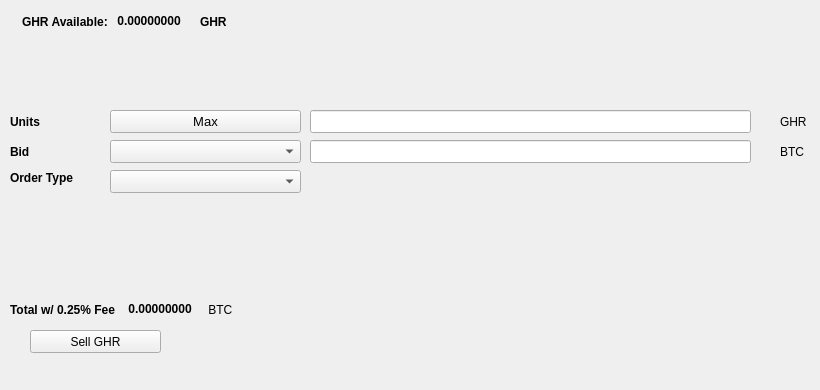
   <widget class="QWidget" name="SellTab">
    <attribute name="title">
     <string>Sell</string>
    </attribute>
    <widget class="QLabel" name="label_16">
     <property name="geometry">
      <rect>
       <x>780</x>
       <y>140</y>
       <width>31</width>
       <height>23</height>
      </rect>
     </property>
     <property name="text">
      <string>BTC</string>
     </property>
    </widget>
    <widget class="QComboBox" name="SellBidcomboBox">
     <property name="geometry">
      <rect>
       <x>110</x>
       <y>140</y>
       <width>191</width>
       <height>23</height>
      </rect>
     </property>
     <property name="font">
      <font>
       <pointsize>10</pointsize>
      </font>
     </property>
    </widget>
    <widget class="QLabel" name="label_18">
     <property name="geometry">
      <rect>
       <x>10</x>
       <y>110</y>
       <width>46</width>
       <height>23</height>
      </rect>
     </property>
     <property name="font">
      <font>
       <weight>75</weight>
       <bold>true</bold>
      </font>
     </property>
     <property name="text">
      <string>Units</string>
     </property>
    </widget>
    <widget class="QPushButton" name="Sell_Max_Amount">
     <property name="geometry">
      <rect>
       <x>110</x>
       <y>110</y>
       <width>191</width>
       <height>23</height>
      </rect>
     </property>
     <property name="font">
      <font>
       <pointsize>10</pointsize>
      </font>
     </property>
     <property name="text">
      <string>Max</string>
     </property>
    </widget>
    <widget class="QLabel" name="label_20">
     <property name="geometry">
      <rect>
       <x>10</x>
       <y>170</y>
       <width>91</width>
       <height>16</height>
      </rect>
     </property>
     <property name="font">
      <font>
       <weight>75</weight>
       <bold>true</bold>
      </font>
     </property>
     <property name="text">
      <string>Order Type</string>
     </property>
    </widget>
    <widget class="QComboBox" name="SellOrdertypeCombo">
     <property name="geometry">
      <rect>
       <x>110</x>
       <y>170</y>
       <width>191</width>
       <height>23</height>
      </rect>
     </property>
     <property name="font">
      <font>
       <pointsize>10</pointsize>
      </font>
     </property>
    </widget>
    <widget class="QLabel" name="label_21">
     <property name="geometry">
      <rect>
       <x>10</x>
       <y>140</y>
       <width>46</width>
       <height>23</height>
      </rect>
     </property>
     <property name="font">
      <font>
       <weight>75</weight>
       <bold>true</bold>
      </font>
     </property>
     <property name="text">
      <string>Bid</string>
     </property>
    </widget>
    <widget class="QLabel" name="label_22">
     <property name="geometry">
      <rect>
       <x>780</x>
       <y>110</y>
       <width>31</width>
       <height>23</height>
      </rect>
     </property>
     <property name="text">
      <string>GHR</string>
     </property>
    </widget>
    <widget class="QLineEdit" name="UnitsInputGHR">
     <property name="geometry">
      <rect>
       <x>310</x>
       <y>110</y>
       <width>441</width>
       <height>23</height>
      </rect>
     </property>
     <property name="font">
      <font>
       <pointsize>9</pointsize>
       <weight>75</weight>
       <bold>true</bold>
      </font>
     </property>
    </widget>
    <widget class="QLineEdit" name="SellBidPriceEdit">
     <property name="geometry">
      <rect>
       <x>310</x>
       <y>140</y>
       <width>441</width>
       <height>23</height>
      </rect>
     </property>
     <property name="font">
      <font>
       <pointsize>9</pointsize>
       <weight>75</weight>
       <bold>true</bold>
      </font>
     </property>
    </widget>
    <widget class="QPushButton" name="SellGHRBTN">
     <property name="geometry">
      <rect>
       <x>30</x>
       <y>330</y>
       <width>131</width>
       <height>23</height>
      </rect>
     </property>
     <property name="text">
      <string>Sell GHR</string>
     </property>
     <property name="icon">
      <iconset resource="../ghrcoin">
       <normaloff>:/icons/bitcoin</normaloff>:/icons/bitcoin</iconset>
     </property>
    </widget>
    <widget class="QWidget" name="layoutWidget3">
     <property name="geometry">
      <rect>
       <x>22</x>
       <y>12</y>
       <width>258</width>
       <height>19</height>
      </rect>
     </property>
     <layout class="QHBoxLayout" name="horizontalLayout">
      <item>
       <widget class="QLabel" name="label232_2">
        <property name="font">
         <font>
          <weight>75</weight>
          <bold>true</bold>
         </font>
        </property>
        <property name="text">
         <string>GHR Available:</string>
        </property>
       </widget>
      </item>
      <item>
       <widget class="QLabel" name="GHRAvailableLabel">
        <property name="palette">
         <palette>
          <active>
           <colorrole role="WindowText">
            <brush brushstyle="SolidPattern">
             <color alpha="255">
              <red>0</red>
              <green>0</green>
              <blue>0</blue>
             </color>
            </brush>
           </colorrole>
           <colorrole role="Button">
            <brush brushstyle="SolidPattern">
             <color alpha="255">
              <red>0</red>
              <green>170</green>
              <blue>0</blue>
             </color>
            </brush>
           </colorrole>
           <colorrole role="Light">
            <brush brushstyle="SolidPattern">
             <color alpha="255">
              <red>0</red>
              <green>255</green>
              <blue>0</blue>
             </color>
            </brush>
           </colorrole>
           <colorrole role="Midlight">
            <brush brushstyle="SolidPattern">
             <color alpha="255">
              <red>0</red>
              <green>212</green>
              <blue>0</blue>
             </color>
            </brush>
           </colorrole>
           <colorrole role="Dark">
            <brush brushstyle="SolidPattern">
             <color alpha="255">
              <red>0</red>
              <green>85</green>
              <blue>0</blue>
             </color>
            </brush>
           </colorrole>
           <colorrole role="Mid">
            <brush brushstyle="SolidPattern">
             <color alpha="255">
              <red>0</red>
              <green>113</green>
              <blue>0</blue>
             </color>
            </brush>
           </colorrole>
           <colorrole role="Text">
            <brush brushstyle="SolidPattern">
             <color alpha="255">
              <red>0</red>
              <green>170</green>
              <blue>0</blue>
             </color>
            </brush>
           </colorrole>
           <colorrole role="BrightText">
            <brush brushstyle="SolidPattern">
             <color alpha="255">
              <red>255</red>
              <green>255</green>
              <blue>255</blue>
             </color>
            </brush>
           </colorrole>
           <colorrole role="ButtonText">
            <brush brushstyle="SolidPattern">
             <color alpha="255">
              <red>0</red>
              <green>0</green>
              <blue>0</blue>
             </color>
            </brush>
           </colorrole>
           <colorrole role="Base">
            <brush brushstyle="SolidPattern">
             <color alpha="255">
              <red>255</red>
              <green>255</green>
              <blue>255</blue>
             </color>
            </brush>
           </colorrole>
           <colorrole role="Window">
            <brush brushstyle="SolidPattern">
             <color alpha="255">
              <red>0</red>
              <green>170</green>
              <blue>0</blue>
             </color>
            </brush>
           </colorrole>
           <colorrole role="Shadow">
            <brush brushstyle="SolidPattern">
             <color alpha="255">
              <red>0</red>
              <green>0</green>
              <blue>0</blue>
             </color>
            </brush>
           </colorrole>
           <colorrole role="AlternateBase">
            <brush brushstyle="SolidPattern">
             <color alpha="255">
              <red>127</red>
              <green>212</green>
              <blue>127</blue>
             </color>
            </brush>
           </colorrole>
           <colorrole role="ToolTipBase">
            <brush brushstyle="SolidPattern">
             <color alpha="255">
              <red>255</red>
              <green>255</green>
              <blue>220</blue>
             </color>
            </brush>
           </colorrole>
           <colorrole role="ToolTipText">
            <brush brushstyle="SolidPattern">
             <color alpha="255">
              <red>0</red>
              <green>0</green>
              <blue>0</blue>
             </color>
            </brush>
           </colorrole>
          </active>
          <inactive>
           <colorrole role="WindowText">
            <brush brushstyle="SolidPattern">
             <color alpha="255">
              <red>0</red>
              <green>0</green>
              <blue>0</blue>
             </color>
            </brush>
           </colorrole>
           <colorrole role="Button">
            <brush brushstyle="SolidPattern">
             <color alpha="255">
              <red>0</red>
              <green>170</green>
              <blue>0</blue>
             </color>
            </brush>
           </colorrole>
           <colorrole role="Light">
            <brush brushstyle="SolidPattern">
             <color alpha="255">
              <red>0</red>
              <green>255</green>
              <blue>0</blue>
             </color>
            </brush>
           </colorrole>
           <colorrole role="Midlight">
            <brush brushstyle="SolidPattern">
             <color alpha="255">
              <red>0</red>
              <green>212</green>
              <blue>0</blue>
             </color>
            </brush>
           </colorrole>
           <colorrole role="Dark">
            <brush brushstyle="SolidPattern">
             <color alpha="255">
              <red>0</red>
              <green>85</green>
              <blue>0</blue>
             </color>
            </brush>
           </colorrole>
           <colorrole role="Mid">
            <brush brushstyle="SolidPattern">
             <color alpha="255">
              <red>0</red>
              <green>113</green>
              <blue>0</blue>
             </color>
            </brush>
           </colorrole>
           <colorrole role="Text">
            <brush brushstyle="SolidPattern">
             <color alpha="255">
              <red>0</red>
              <green>170</green>
              <blue>0</blue>
             </color>
            </brush>
           </colorrole>
           <colorrole role="BrightText">
            <brush brushstyle="SolidPattern">
             <color alpha="255">
              <red>255</red>
              <green>255</green>
              <blue>255</blue>
             </color>
            </brush>
           </colorrole>
           <colorrole role="ButtonText">
            <brush brushstyle="SolidPattern">
             <color alpha="255">
              <red>0</red>
              <green>0</green>
              <blue>0</blue>
             </color>
            </brush>
           </colorrole>
           <colorrole role="Base">
            <brush brushstyle="SolidPattern">
             <color alpha="255">
              <red>255</red>
              <green>255</green>
              <blue>255</blue>
             </color>
            </brush>
           </colorrole>
           <colorrole role="Window">
            <brush brushstyle="SolidPattern">
             <color alpha="255">
              <red>0</red>
              <green>170</green>
              <blue>0</blue>
             </color>
            </brush>
           </colorrole>
           <colorrole role="Shadow">
            <brush brushstyle="SolidPattern">
             <color alpha="255">
              <red>0</red>
              <green>0</green>
              <blue>0</blue>
             </color>
            </brush>
           </colorrole>
           <colorrole role="AlternateBase">
            <brush brushstyle="SolidPattern">
             <color alpha="255">
              <red>127</red>
              <green>212</green>
              <blue>127</blue>
             </color>
            </brush>
           </colorrole>
           <colorrole role="ToolTipBase">
            <brush brushstyle="SolidPattern">
             <color alpha="255">
              <red>255</red>
              <green>255</green>
              <blue>220</blue>
             </color>
            </brush>
           </colorrole>
           <colorrole role="ToolTipText">
            <brush brushstyle="SolidPattern">
             <color alpha="255">
              <red>0</red>
              <green>0</green>
              <blue>0</blue>
             </color>
            </brush>
           </colorrole>
          </inactive>
          <disabled>
           <colorrole role="WindowText">
            <brush brushstyle="SolidPattern">
             <color alpha="255">
              <red>0</red>
              <green>85</green>
              <blue>0</blue>
             </color>
            </brush>
           </colorrole>
           <colorrole role="Button">
            <brush brushstyle="SolidPattern">
             <color alpha="255">
              <red>0</red>
              <green>170</green>
              <blue>0</blue>
             </color>
            </brush>
           </colorrole>
           <colorrole role="Light">
            <brush brushstyle="SolidPattern">
             <color alpha="255">
              <red>0</red>
              <green>255</green>
              <blue>0</blue>
             </color>
            </brush>
           </colorrole>
           <colorrole role="Midlight">
            <brush brushstyle="SolidPattern">
             <color alpha="255">
              <red>0</red>
              <green>212</green>
              <blue>0</blue>
             </color>
            </brush>
           </colorrole>
           <colorrole role="Dark">
            <brush brushstyle="SolidPattern">
             <color alpha="255">
              <red>0</red>
              <green>85</green>
              <blue>0</blue>
             </color>
            </brush>
           </colorrole>
           <colorrole role="Mid">
            <brush brushstyle="SolidPattern">
             <color alpha="255">
              <red>0</red>
              <green>113</green>
              <blue>0</blue>
             </color>
            </brush>
           </colorrole>
           <colorrole role="Text">
            <brush brushstyle="SolidPattern">
             <color alpha="255">
              <red>0</red>
              <green>85</green>
              <blue>0</blue>
             </color>
            </brush>
           </colorrole>
           <colorrole role="BrightText">
            <brush brushstyle="SolidPattern">
             <color alpha="255">
              <red>255</red>
              <green>255</green>
              <blue>255</blue>
             </color>
            </brush>
           </colorrole>
           <colorrole role="ButtonText">
            <brush brushstyle="SolidPattern">
             <color alpha="255">
              <red>0</red>
              <green>85</green>
              <blue>0</blue>
             </color>
            </brush>
           </colorrole>
           <colorrole role="Base">
            <brush brushstyle="SolidPattern">
             <color alpha="255">
              <red>0</red>
              <green>170</green>
              <blue>0</blue>
             </color>
            </brush>
           </colorrole>
           <colorrole role="Window">
            <brush brushstyle="SolidPattern">
             <color alpha="255">
              <red>0</red>
              <green>170</green>
              <blue>0</blue>
             </color>
            </brush>
           </colorrole>
           <colorrole role="Shadow">
            <brush brushstyle="SolidPattern">
             <color alpha="255">
              <red>0</red>
              <green>0</green>
              <blue>0</blue>
             </color>
            </brush>
           </colorrole>
           <colorrole role="AlternateBase">
            <brush brushstyle="SolidPattern">
             <color alpha="255">
              <red>0</red>
              <green>170</green>
              <blue>0</blue>
             </color>
            </brush>
           </colorrole>
           <colorrole role="ToolTipBase">
            <brush brushstyle="SolidPattern">
             <color alpha="255">
              <red>255</red>
              <green>255</green>
              <blue>220</blue>
             </color>
            </brush>
           </colorrole>
           <colorrole role="ToolTipText">
            <brush brushstyle="SolidPattern">
             <color alpha="255">
              <red>0</red>
              <green>0</green>
              <blue>0</blue>
             </color>
            </brush>
           </colorrole>
          </disabled>
         </palette>
        </property>
        <property name="font">
         <font>
          <weight>75</weight>
          <bold>true</bold>
         </font>
        </property>
        <property name="text">
         <string> 0.00000000 </string>
        </property>
        <property name="textInteractionFlags">
         <set>Qt::LinksAccessibleByMouse|Qt::TextSelectableByKeyboard|Qt::TextSelectableByMouse</set>
        </property>
       </widget>
      </item>
      <item>
       <widget class="QLabel" name="labelGHR">
        <property name="font">
         <font>
          <weight>75</weight>
          <bold>true</bold>
         </font>
        </property>
        <property name="text">
         <string>GHR</string>
        </property>
       </widget>
      </item>
     </layout>
    </widget>
    <widget class="QWidget" name="layoutWidget">
     <property name="geometry">
      <rect>
       <x>10</x>
       <y>300</y>
       <width>268</width>
       <height>19</height>
      </rect>
     </property>
     <layout class="QHBoxLayout" name="horizontalLayout_2">
      <item>
       <widget class="QLabel" name="label_19">
        <property name="font">
         <font>
          <weight>75</weight>
          <bold>true</bold>
         </font>
        </property>
        <property name="text">
         <string>Total w/ 0.25% Fee </string>
        </property>
       </widget>
      </item>
      <item>
       <widget class="QLabel" name="SellCostLabel">
        <property name="palette">
         <palette>
          <active>
           <colorrole role="WindowText">
            <brush brushstyle="SolidPattern">
             <color alpha="255">
              <red>0</red>
              <green>0</green>
              <blue>0</blue>
             </color>
            </brush>
           </colorrole>
           <colorrole role="Button">
            <brush brushstyle="SolidPattern">
             <color alpha="255">
              <red>0</red>
              <green>170</green>
              <blue>0</blue>
             </color>
            </brush>
           </colorrole>
           <colorrole role="Light">
            <brush brushstyle="SolidPattern">
             <color alpha="255">
              <red>0</red>
              <green>255</green>
              <blue>0</blue>
             </color>
            </brush>
           </colorrole>
           <colorrole role="Midlight">
            <brush brushstyle="SolidPattern">
             <color alpha="255">
              <red>0</red>
              <green>212</green>
              <blue>0</blue>
             </color>
            </brush>
           </colorrole>
           <colorrole role="Dark">
            <brush brushstyle="SolidPattern">
             <color alpha="255">
              <red>0</red>
              <green>85</green>
              <blue>0</blue>
             </color>
            </brush>
           </colorrole>
           <colorrole role="Mid">
            <brush brushstyle="SolidPattern">
             <color alpha="255">
              <red>0</red>
              <green>113</green>
              <blue>0</blue>
             </color>
            </brush>
           </colorrole>
           <colorrole role="Text">
            <brush brushstyle="SolidPattern">
             <color alpha="255">
              <red>0</red>
              <green>170</green>
              <blue>0</blue>
             </color>
            </brush>
           </colorrole>
           <colorrole role="BrightText">
            <brush brushstyle="SolidPattern">
             <color alpha="255">
              <red>255</red>
              <green>255</green>
              <blue>255</blue>
             </color>
            </brush>
           </colorrole>
           <colorrole role="ButtonText">
            <brush brushstyle="SolidPattern">
             <color alpha="255">
              <red>0</red>
              <green>0</green>
              <blue>0</blue>
             </color>
            </brush>
           </colorrole>
           <colorrole role="Base">
            <brush brushstyle="SolidPattern">
             <color alpha="255">
              <red>255</red>
              <green>255</green>
              <blue>255</blue>
             </color>
            </brush>
           </colorrole>
           <colorrole role="Window">
            <brush brushstyle="SolidPattern">
             <color alpha="255">
              <red>0</red>
              <green>170</green>
              <blue>0</blue>
             </color>
            </brush>
           </colorrole>
           <colorrole role="Shadow">
            <brush brushstyle="SolidPattern">
             <color alpha="255">
              <red>0</red>
              <green>0</green>
              <blue>0</blue>
             </color>
            </brush>
           </colorrole>
           <colorrole role="AlternateBase">
            <brush brushstyle="SolidPattern">
             <color alpha="255">
              <red>127</red>
              <green>212</green>
              <blue>127</blue>
             </color>
            </brush>
           </colorrole>
           <colorrole role="ToolTipBase">
            <brush brushstyle="SolidPattern">
             <color alpha="255">
              <red>255</red>
              <green>255</green>
              <blue>220</blue>
             </color>
            </brush>
           </colorrole>
           <colorrole role="ToolTipText">
            <brush brushstyle="SolidPattern">
             <color alpha="255">
              <red>0</red>
              <green>0</green>
              <blue>0</blue>
             </color>
            </brush>
           </colorrole>
          </active>
          <inactive>
           <colorrole role="WindowText">
            <brush brushstyle="SolidPattern">
             <color alpha="255">
              <red>0</red>
              <green>0</green>
              <blue>0</blue>
             </color>
            </brush>
           </colorrole>
           <colorrole role="Button">
            <brush brushstyle="SolidPattern">
             <color alpha="255">
              <red>0</red>
              <green>170</green>
              <blue>0</blue>
             </color>
            </brush>
           </colorrole>
           <colorrole role="Light">
            <brush brushstyle="SolidPattern">
             <color alpha="255">
              <red>0</red>
              <green>255</green>
              <blue>0</blue>
             </color>
            </brush>
           </colorrole>
           <colorrole role="Midlight">
            <brush brushstyle="SolidPattern">
             <color alpha="255">
              <red>0</red>
              <green>212</green>
              <blue>0</blue>
             </color>
            </brush>
           </colorrole>
           <colorrole role="Dark">
            <brush brushstyle="SolidPattern">
             <color alpha="255">
              <red>0</red>
              <green>85</green>
              <blue>0</blue>
             </color>
            </brush>
           </colorrole>
           <colorrole role="Mid">
            <brush brushstyle="SolidPattern">
             <color alpha="255">
              <red>0</red>
              <green>113</green>
              <blue>0</blue>
             </color>
            </brush>
           </colorrole>
           <colorrole role="Text">
            <brush brushstyle="SolidPattern">
             <color alpha="255">
              <red>0</red>
              <green>170</green>
              <blue>0</blue>
             </color>
            </brush>
           </colorrole>
           <colorrole role="BrightText">
            <brush brushstyle="SolidPattern">
             <color alpha="255">
              <red>255</red>
              <green>255</green>
              <blue>255</blue>
             </color>
            </brush>
           </colorrole>
           <colorrole role="ButtonText">
            <brush brushstyle="SolidPattern">
             <color alpha="255">
              <red>0</red>
              <green>0</green>
              <blue>0</blue>
             </color>
            </brush>
           </colorrole>
           <colorrole role="Base">
            <brush brushstyle="SolidPattern">
             <color alpha="255">
              <red>255</red>
              <green>255</green>
              <blue>255</blue>
             </color>
            </brush>
           </colorrole>
           <colorrole role="Window">
            <brush brushstyle="SolidPattern">
             <color alpha="255">
              <red>0</red>
              <green>170</green>
              <blue>0</blue>
             </color>
            </brush>
           </colorrole>
           <colorrole role="Shadow">
            <brush brushstyle="SolidPattern">
             <color alpha="255">
              <red>0</red>
              <green>0</green>
              <blue>0</blue>
             </color>
            </brush>
           </colorrole>
           <colorrole role="AlternateBase">
            <brush brushstyle="SolidPattern">
             <color alpha="255">
              <red>127</red>
              <green>212</green>
              <blue>127</blue>
             </color>
            </brush>
           </colorrole>
           <colorrole role="ToolTipBase">
            <brush brushstyle="SolidPattern">
             <color alpha="255">
              <red>255</red>
              <green>255</green>
              <blue>220</blue>
             </color>
            </brush>
           </colorrole>
           <colorrole role="ToolTipText">
            <brush brushstyle="SolidPattern">
             <color alpha="255">
              <red>0</red>
              <green>0</green>
              <blue>0</blue>
             </color>
            </brush>
           </colorrole>
          </inactive>
          <disabled>
           <colorrole role="WindowText">
            <brush brushstyle="SolidPattern">
             <color alpha="255">
              <red>0</red>
              <green>85</green>
              <blue>0</blue>
             </color>
            </brush>
           </colorrole>
           <colorrole role="Button">
            <brush brushstyle="SolidPattern">
             <color alpha="255">
              <red>0</red>
              <green>170</green>
              <blue>0</blue>
             </color>
            </brush>
           </colorrole>
           <colorrole role="Light">
            <brush brushstyle="SolidPattern">
             <color alpha="255">
              <red>0</red>
              <green>255</green>
              <blue>0</blue>
             </color>
            </brush>
           </colorrole>
           <colorrole role="Midlight">
            <brush brushstyle="SolidPattern">
             <color alpha="255">
              <red>0</red>
              <green>212</green>
              <blue>0</blue>
             </color>
            </brush>
           </colorrole>
           <colorrole role="Dark">
            <brush brushstyle="SolidPattern">
             <color alpha="255">
              <red>0</red>
              <green>85</green>
              <blue>0</blue>
             </color>
            </brush>
           </colorrole>
           <colorrole role="Mid">
            <brush brushstyle="SolidPattern">
             <color alpha="255">
              <red>0</red>
              <green>113</green>
              <blue>0</blue>
             </color>
            </brush>
           </colorrole>
           <colorrole role="Text">
            <brush brushstyle="SolidPattern">
             <color alpha="255">
              <red>0</red>
              <green>85</green>
              <blue>0</blue>
             </color>
            </brush>
           </colorrole>
           <colorrole role="BrightText">
            <brush brushstyle="SolidPattern">
             <color alpha="255">
              <red>255</red>
              <green>255</green>
              <blue>255</blue>
             </color>
            </brush>
           </colorrole>
           <colorrole role="ButtonText">
            <brush brushstyle="SolidPattern">
             <color alpha="255">
              <red>0</red>
              <green>85</green>
              <blue>0</blue>
             </color>
            </brush>
           </colorrole>
           <colorrole role="Base">
            <brush brushstyle="SolidPattern">
             <color alpha="255">
              <red>0</red>
              <green>170</green>
              <blue>0</blue>
             </color>
            </brush>
           </colorrole>
           <colorrole role="Window">
            <brush brushstyle="SolidPattern">
             <color alpha="255">
              <red>0</red>
              <green>170</green>
              <blue>0</blue>
             </color>
            </brush>
           </colorrole>
           <colorrole role="Shadow">
            <brush brushstyle="SolidPattern">
             <color alpha="255">
              <red>0</red>
              <green>0</green>
              <blue>0</blue>
             </color>
            </brush>
           </colorrole>
           <colorrole role="AlternateBase">
            <brush brushstyle="SolidPattern">
             <color alpha="255">
              <red>0</red>
              <green>170</green>
              <blue>0</blue>
             </color>
            </brush>
           </colorrole>
           <colorrole role="ToolTipBase">
            <brush brushstyle="SolidPattern">
             <color alpha="255">
              <red>255</red>
              <green>255</green>
              <blue>220</blue>
             </color>
            </brush>
           </colorrole>
           <colorrole role="ToolTipText">
            <brush brushstyle="SolidPattern">
             <color alpha="255">
              <red>0</red>
              <green>0</green>
              <blue>0</blue>
             </color>
            </brush>
           </colorrole>
          </disabled>
         </palette>
        </property>
        <property name="font">
         <font>
          <weight>75</weight>
          <bold>true</bold>
         </font>
        </property>
        <property name="autoFillBackground">
         <bool>false</bool>
        </property>
        <property name="text">
         <string> 0.00000000</string>
        </property>
        <property name="textInteractionFlags">
         <set>Qt::LinksAccessibleByMouse|Qt::TextSelectableByMouse</set>
        </property>
       </widget>
      </item>
      <item>
       <widget class="QLabel" name="label_17">
        <property name="font">
         <font>
          <weight>50</weight>
          <bold>false</bold>
         </font>
        </property>
        <property name="text">
         <string> BTC</string>
        </property>
       </widget>
      </item>
     </layout>
    </widget>
    <widget class="QLabel" name="label_23">
     <property name="geometry">
      <rect>
       <x>460</x>
       <y>300</y>
       <width>281</width>
       <height>81</height>
      </rect>
     </property>
     <property name="text">
      <string/>
     </property>
     <property name="pixmap">
      <pixmap>:/images/bittrex</pixmap>
     </property>
    </widget>
   </widget>
